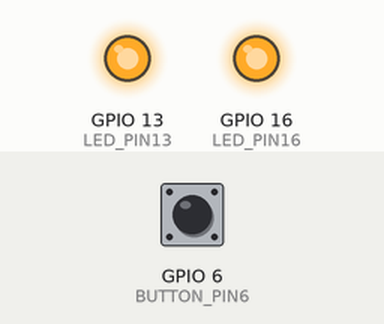
Simulated run of this program. Board: Raspberry Pi (BCM pin numbers). Shown: output pins drawn as LEDs (lit = HIGH). Dashed ring = blinking. The test bench sets the inputs (shaded band); at power-on: GPIO 6 (BUTTON_PIN6) LOW. The clock reads 2024-03-15 10:24:30 at power-on unless the program sets it.

Above: at 0.1 s.
At 1.2 s:
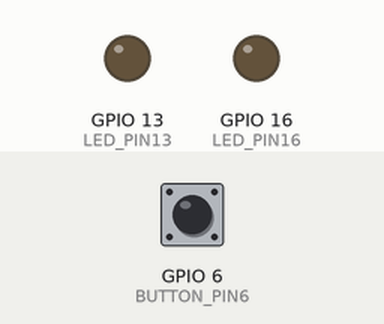
1.3 s: GPIO 6 (BUTTON_PIN6) pulled HIGH for 1 s
At 3.0 s:
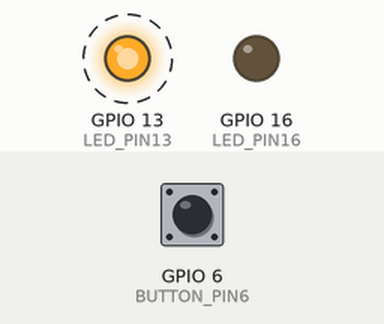
Timing chart, 0 to 11.3 s (numbered marks = the images above; inputs shaded):
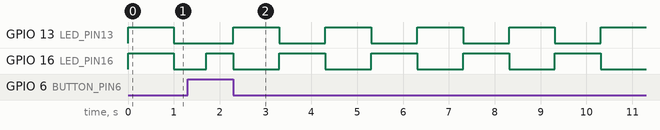

Measured:
- by itself, GPIO 13 (LED_PIN13): alternates HIGH for 1.0 s and LOW for 1.0 s
- by itself, GPIO 16 (LED_PIN16): repeats every 2.0 s: LOW 1.0 s, HIGH 1.0 s

The program:

Opdracht5c.py
```python
#Importeren van de bibiotheken vd Gpio-pinnen
import RPi.GPIO as GPIO
import time

#De pinnen waarop de de ledjes en de buttons zijn aangesloten op de Raspberry Pi
LED_PIN16 = 16
LED_PIN13 = 13
BUTTON_PIN19 = 19
BUTTON_PIN6 = 6

#Gpio-modus naar de bcm configureren en de gpio-pin als uitgangpunt zetten voor het aansturen van het ledje en de button
GPIO.setmode(GPIO.BCM)
GPIO.setup(LED_PIN16, GPIO.OUT)
GPIO.setup(LED_PIN13, GPIO.OUT)
GPIO.setup(BUTTON_PIN19, GPIO.IN, GPIO.PUD_DOWN)
GPIO.setup(BUTTON_PIN6, GPIO.IN, GPIO.PUD_DOWN)

#Variable voor de laatste tijd bij te houden
laatstetijd = 0

#Functie voor de millis
def millis():
    return time.time() * 1000

while True:
    # Het lezen van de status van de buttons
    buttonState6 = GPIO.input(BUTTON_PIN6)

    # Als de button6 is ingedrukt is voor het volgende uit
    if buttonState6 == GPIO.HIGH:
        # De huidige tijd wordt gelijk gezet aan millis
        huidigetijd = millis()
        # Als de tijd minstent 700 millisec verder is volg het volgende uit
        if huidigetijd - laatstetijd >= 1300:
            # Zet het ledje aan
            GPIO.output(LED_PIN13, not GPIO.input(LED_PIN13))
            GPIO.output(LED_PIN16, not GPIO.input(LED_PIN16))
            # De laatstetijd staat gelijk aan de huidige tijd
            laatstetijd = huidigetijd
        elif millis() - laatstetijd >= 700:
            GPIO.output(LED_PIN13, GPIO.LOW)
            GPIO.output(LED_PIN16, GPIO.HIGH)

    #Als de knop niet is ingedrukt
    if buttonState6 != GPIO.HIGH:
        #Zet de huidige tijd gelijk aan de millis
        huidigetijd = millis()
        # als de huidige tijd min de laatste tijd groter of gelijk is aan 1 sec wissel dan de ledjes van status
        if huidigetijd - laatstetijd >= 1000:
            GPIO.output(LED_PIN13, not GPIO.input(LED_PIN13))
            GPIO.output(LED_PIN16, not GPIO.input(LED_PIN16))
            # De laatstetijd staat gelijk aan de huidige tijd
            laatstetijd = huidigetijd
        elif millis() - laatstetijd >= 2000:
            #Zet anders het ledje uit
            GPIO.output(LED_PIN13, GPIO.LOW)
            # en het andere ledje aan
            GPIO.output(LED_PIN16, GPIO.HIGH)
```
